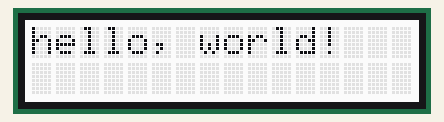
A sketch run on a simulated Arduino Uno, built with avr-gcc and run on an emulated ATmega328P. Parts: 16×2 character LCD.

Above: at 0.1 s.
At 4.1 s:
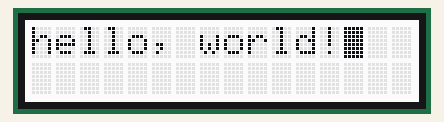

The sketch:

Blink.ino
```cpp
// (licence header left out)
#include <Wire.h>
#include "rgb_lcd.h"

rgb_lcd lcd;


void setup()
{
    // set up the LCD's number of columns and rows:
    lcd.begin(16, 2);

    // Print a message to the LCD.
    lcd.print("hello, world!");

    delay(1000);
}

void loop()
{
    // Turn off the blinking cursor:
    lcd.noBlink();
    delay(3000);
    // Turn on the blinking cursor:
    lcd.blink();
    delay(3000);
}

/*********************************************************************************************************
  END FILE
*********************************************************************************************************/
```

Measured:
- what the display in image 1 shows lasts 3.0 s, from 4.1 s to 7.1 s
